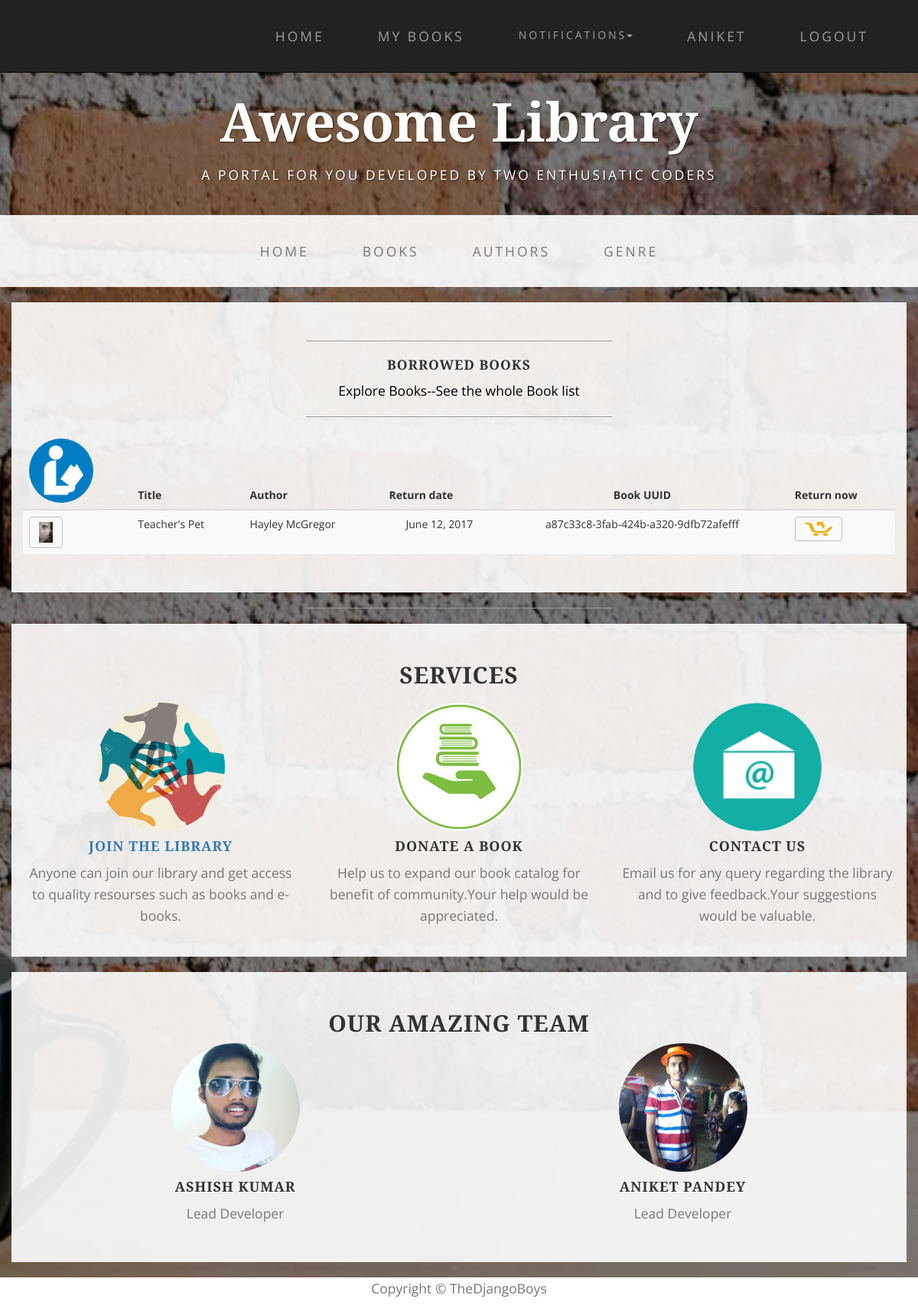
Screenshot of /lib/mybooks/ (signed in) with the database file from the repository.
### mylib/models.py (models this page shows, shortened)
class BookInstance(models.Model):
    id = models.UUIDField(primary_key=True,default=uuid.uuid4)
    book = models.ForeignKey('Book',on_delete=models.SET_NULL,null=True)
    imprint = models.CharField(max_length=200,blank=True)
    due_back = models.DateField(null=True,blank=True)
    borrower = models.ForeignKey(User,on_delete=models.SET_NULL,null=True,blank=True)
    RETURN_STATUS = (
        ('r', 'Return'),
        ('c', 'Confirm'),
        ('f','Fake request'),
    )
    LOAN_STATUS=(
        ('m','Maintainance'),
        ('o','On_loan'),
        ('a','Available'),
        ('r','Reserved'),
    )
    status=models.CharField(max_length=1,choices=LOAN_STATUS,default='a')
    rtn_status = models.CharField(max_length=1, choices=RETURN_STATUS, null=True, blank=True)
    @property
    def is_overdue(self):
        if date.today() > self.due_back:
            return True
        return False
    class Meta:
        ordering=["due_back"]
        permissions=(("lib_perms","librarian permissions"),("manage_books","book management"))

class Book(models.Model):
    title = models.CharField(max_length=200)
    author = models.ForeignKey(Author, on_delete=models.SET_NULL, null=True)
    description = models.TextField(max_length=1000, null=True, blank=True)
    genre = models.ForeignKey(Genre, on_delete=models.SET_NULL, null=True)
    cover = models.ImageField(upload_to=user_directory_path, null=True, blank=True)
    no_instance = models.IntegerField(null=True, blank=True, default=0)
    def image_url(self):
        if self.cover and hasattr(self.cover,'url'):
            return self.cover.url
        else:
            return '/static/1.jpg'

class Author(models.Model):
    name = models.CharField(max_length=200)
    def __str__(self):
        return self.name

### mylib/views.py (the view)
@login_required
def loaned_book_by_user(request):
    all_loaned=BookInstance.objects.filter(borrower=request.user).filter(status__exact='o').exclude(rtn_status__exact='r').order_by('due_back')
    issue=IssueRequest.objects.filter(user=request.user).filter(status__exact='n')
    rtn=BookInstance.objects.filter(borrower=request.user).filter(status__exact='o').filter(rtn_status__exact='r').order_by('due_back')
    return  render(request,'my_books.html',context={'borrowed':all_loaned,'rtn':rtn,'issue':issue})

### mylib/global_context.py (called while the page is built)
def notice_context(request):
    if request.user.is_authenticated:
        que= Notification.objects.filter(user=request.user)
        re_note = que.values_list('notice', flat=True)
        note=re_note[::-1]
        if note:
            if len(note)>5:
                notice=note[:5]
            else:
                notice=note
        else:
            notice=['Request Book issue for notifications',]
    else:
        notice = ['Request Book issue for notifications',]
        note=['please login']
    return {'notice':notice,'note':note}

### mylib/templates/my_books.html (shortened to what this page needs)
{% extends "index.html" %}
{% load staticfiles %}
{% block content %}
<div class="container box ">
    <div class="row">
        <div class="col-lg-12">
            <hr>
            <h2 class="intro-text text-center">
                <strong>Borrowed books</strong>
            </h2 >
            <a href="{% url 'books' %}"><p class="text-center"> Explore Books--See the whole Book list</p></a>
            <hr>
              {% if borrowed %}
            <table class="table table-striped">
                <thead class="thead-inverse">
                <tr>
                    <th><img src="{% static 'mylib/img/team/lib.jpg' %}" class="img-responsive img-circle center-block" alt="" align="middle" style="width:6em;height:6em;float:left"></th>
                    <th>Title</th>
                    <th>Author</th>
                    <th>Return date</th>
                    <th class="text-center">Book UUID</th>
                    <th>Return now</th>
                </tr>
                </thead>
                <tbody>
                {% for book in borrowed %}
                <tr>
                    <th scope="row"><a class="btn btn-custom"><img src="{{ book.book.image_url }}"  class="img-responsive" alt="" style="width:1em;height:1.5em;float:left"></a></th>
                    <td>{{book.book.title}}</td>
                    <td>{{book.book.author}}</td>
                    {% if book.is_overdue %}
                    <td class="text-danger text-center">{{book.due_back}}</td>
                    {% else %}
                    <td class="text-center">{{book.due_back}}</td>
                    {% endif %}
                    <td class="text-center">{{book.id}}</td>
                    <td><a  href="{% url 'return_book' book.pk %}" class="btn btn-custom"><img src="{% static 'mylib/img/return.png' %}"  class="img-responsive" alt="" style="width:2em;height:1em;"></a></td>
                </tr>
                {% endfor %}
                </tbody>
            </table>
            {% else  %}
            <p class="text-center">There is no book borrowed.Explore Books and make issue request</p>
            {% endif %}
        </div>
    </div>
</div>
{% endblock content %}

### mylib/templates/index.html (shortened to what this page needs)
<!DOCTYPE html>
<html lang="en">
{% load staticfiles %}
<head>
    <link href="{% static 'mylib/css/bootstrap.min.css' %}" rel="stylesheet">
    <link href="{% static 'mylib/css/business-casual.css' %}" rel="stylesheet">
</head>
<body>
    <nav id="mainNav" class="navbar navbar-inverse navbar-custom navbar-fixed-top">
        <div class="container">
            <div class="collapse navbar-collapse" id="bs-example-navbar-collapse-1">
                 <ul class="nav navbar-nav navbar-right">
                    <li>
                        <a href="{% url 'index' %}">Home</a>
                    </li>
                    {% if user.is_authenticated %}
                    <li><a href="{% url 'my_books' %}">My Books</a></li>
                     <li class="dropdown">
                         <a class="btn btn-link dropdown-toggle" data-toggle="dropdown"type="button">Notifications<span class="caret"></span></a>
                     </li>
                    {% endif %}
                    {% if user.is_authenticated %}
                    <li><a href="#">{{user.get_username}}</a></li>
                    <li><a href="{% url 'logout' %}?next={{request.path}}">Logout</a></li>
                    {% else %}
                    <li><a href="{% url 'login' %}?next={{request.path}}">Login</a></li>
                     <li><a href="{% url 'sign_in' %}?next={{request.path}}">Sign-in</a></li>
                    {% endif %}
                </ul>
            </div>
        </div>
    </nav>
    <div class="brand main">Awesome Library</div>
    <div class="address-bar">A PORTAL FOR YOU DEVELOPED BY TWO ENTHUSIATIC CODERS</div>
    <nav class="navbar navbar-default" role="navigation">
        <div class="container">
            <div class="collapse navbar-collapse" id="bs-example-navbar-collapse-1">
                <ul class="nav navbar-nav">
                    <li>
                        <a href="{% url 'index' %}">Home</a>
                    </li>
                    <li>
                        <a href="{% url 'books' %}">Books</a>
                    </li>
                    <li>
                        <a href="{% url 'authors' %}">Authors</a>
                    </li>
                    <li>
                        <a href="{% url 'genre' %}">Genre</a>
                    </li>
                </ul>
            </div>
        </div>
    </nav>
    {% block content  %}{% endblock %}
    <hr>
    <section id="services">
        <div class="container box ">
            <div class="row ">
                <div class="col-lg-12 text-center">
                    <h2 class="section-heading">Services</h2>
                </div>
            </div>
            <div class="row text-center">
                <div class="col-md-4">
                    <span>
                        <img src={% static "mylib/img/service/1.jpg" %}   class="img-responsive img-circle center-block" style="width:12em;height:12em" alt="" align="middle">
                    </span>
                    <h4 class="service-heading"><a href="{% url 'sign_in' %}">Join The Library</a></h4>
                    <p class="text-muted">Anyone can join our library and get access to quality resourses such as books and e-books.</p>
                </div>
                <div class="col-md-4">
                    <span>
                        <img src={% static "mylib/img/service/2.jpg" %}   class="img-responsive img-circle center-block" style="width:12em;height:12em" alt="" align="middle">
                    </span>
                    <h4 class="service-heading">Donate a Book</h4>
                    <p class="text-muted">Help us to expand our book catalog for benefit of community.Your help would be appreciated. </p>
                </div>
                <div class="col-md-4">
                    <span>
                        <img src={% static "mylib/img/service/3.png" %}   class="img-responsive img-circle  center-block" style="width:12em;height:12em" alt="" align="middle">
                    </span>
                    <h4 class="service-heading">Contact Us</h4>
                    <p class="text-muted">Email us for any query regarding the library and to give feedback.Your suggestions would be valuable.</p>
                </div>
            </div>
        </div>
        </section>
    <section id="team" class="bg-light-gray">
        <div class="container box">
            <div class="row">
                <div class="col-lg-12 text-center">
                    <h2 class="section-heading">Our Amazing Team</h2>
                </div>
            </div>
            <div class="row">
                <div class="col-sm-6">
                    <div class="team-member text-center">
                        <img src={% static "mylib/img/team/1.jpg" %}   class="img-responsive img-circle center-block" style="width:12em;height:12em" alt="" align="middle">
                        <h4>Ashish Kumar</h4>
                        <p class="text-muted">Lead Developer</p>
                    </div>
                </div>
                <div class="col-sm-6 text-center">
                    <div class="team-member">
                        <img src="{% static "mylib/img/team/2.jpg" %}" class="img-responsive img-circle center-block"  style="width:12em;height:12em" alt="">
                        <h4>Aniket Pandey</h4>
                        <p class="text-muted">Lead Developer</p>
                    </div>
                </div>
            </div>
            <div class="row">
                <div class="col-lg-8 col-lg-offset-2 text-center">
                </div>
            </div>
        </div>
    </section>
    <div class="col-lg-12 text-center " style="background:white;height:40px">
        <p class="text-muted">Copyright &copy; TheDjangoBoys</p>
    </div>
</body>
</html>

### mylib/templates/index.html (style rules this page uses)
#mainNav { background-color:light; }
.main { margin-top:80px; }

### rows the page displays
BookInstance: book.image_url (picture), book "Teacher's Pet", book.author "Hayley McGregor", due_back "June 12, 2017", id "a87c33c8-3fab-424b-a320-9dfb72afefff"

### other values shown
{{ user.get_username }} "ANIKET"
